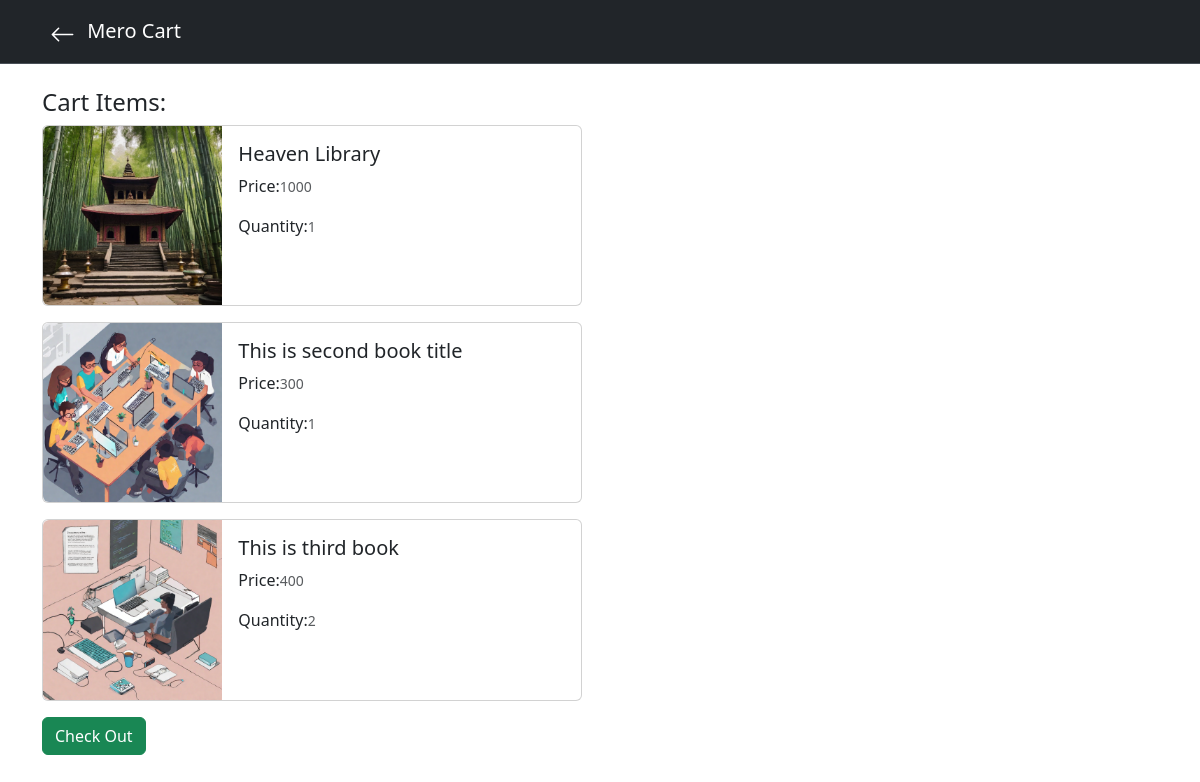
The app's page /cart/ (signed in) with its own data.
### store/models.py (models this page shows, shortened)
class Book(models.Model):
    title=models.CharField(max_length=100)
    author=models.ForeignKey(Author,on_delete=models.CASCADE)
    genre=models.ForeignKey(Genre,on_delete=models.CASCADE)
    price=models.IntegerField()
    description=models.TextField()
    book_image=models.ImageField()

### store/views.py (the view)
# urls.py: path('cart/',CartView.as_view(),name="cart"),
@method_decorator(login_required(login_url='store:login'),name="dispatch")
class CartView(View):
    def get(self,request):
        cart_items=Cart.objects.filter(user=request.user)
        cart_items_dict = {}
        for cart_item in cart_items:
            book_values = {
                "title": cart_item.items.title,
                "price": cart_item.items.price,
                "book_image": cart_item.items.book_image.url,
                "quantity": cart_item.quantity,
            }
            cart_items_dict[cart_item.id] = book_values
        return render(request,'store/cart.html',{'cart':cart_items_dict})

### store/templates/store/cart.html
{% extends 'index.html' %}
{% block content %}
<nav class="navbar bg-dark border-bottom border-body" style="height: 4rem;" data-bs-theme="dark">
    <div class="container">
        <div>
            <a href="{% url 'store:home' %}" class="mx-2"><svg xmlns="http://www.w3.org/2000/svg" width="25" height="25" fill="white" class="bi bi-arrow-left" viewBox="0 0 16 16">
                <path fill-rule="evenodd" d="M15 8a.5.5 0 0 0-.5-.5H2.707l3.147-3.146a.5.5 0 1 0-.708-.708l-4 4a.5.5 0 0 0 0 .708l4 4a.5.5 0 0 0 .708-.708L2.707 8.5H14.5A.5.5 0 0 0 15 8"/>
              </svg></a>
            <a class="navbar-brand" href="#">Mero Cart</a>
        </div>
    </div>
</nav>
<div class="container mt-4">
    <h4>Cart Items:</h4>
    <div class="justify-content-center">
        {% for cart_item_id, book_values in cart.items %}
            <div class="card mb-3" style="max-width: 540px;">
                <div class="row g-0">
                    <div class="col-md-4">
                        <img src="{{book_values.book_image}}" class="img-fluid rounded-start" alt="{{ book_values.title }}">
                    </div>
                    <div class="col-md-8">
                        <div class="card-body">
                        <h5 class="card-title">{{ book_values.title }}</h5>
                        <p class="card-text">Price:<small class="text-body-secondary">{{ book_values.price }}</small></p>
                        <p class="card-text">Quantity:<small class="text-body-secondary">{{ book_values.quantity }}</small></p>
                        </div>
                    </div>
                </div>
            </div>
        {% endfor %}
    </div>
    <button class="btn btn-success" onclick="alert('Order Sent')">Check Out</button>
</div>
{% endblock %}

### records on screen
Book: title "Heaven Library"
Book: title "This is second book title"
Book: title "This is third book"

### other values on screen
{{ book_values.price }} "1000" "300" "400"
{{ book_values.quantity }} "1" "1" "2"
